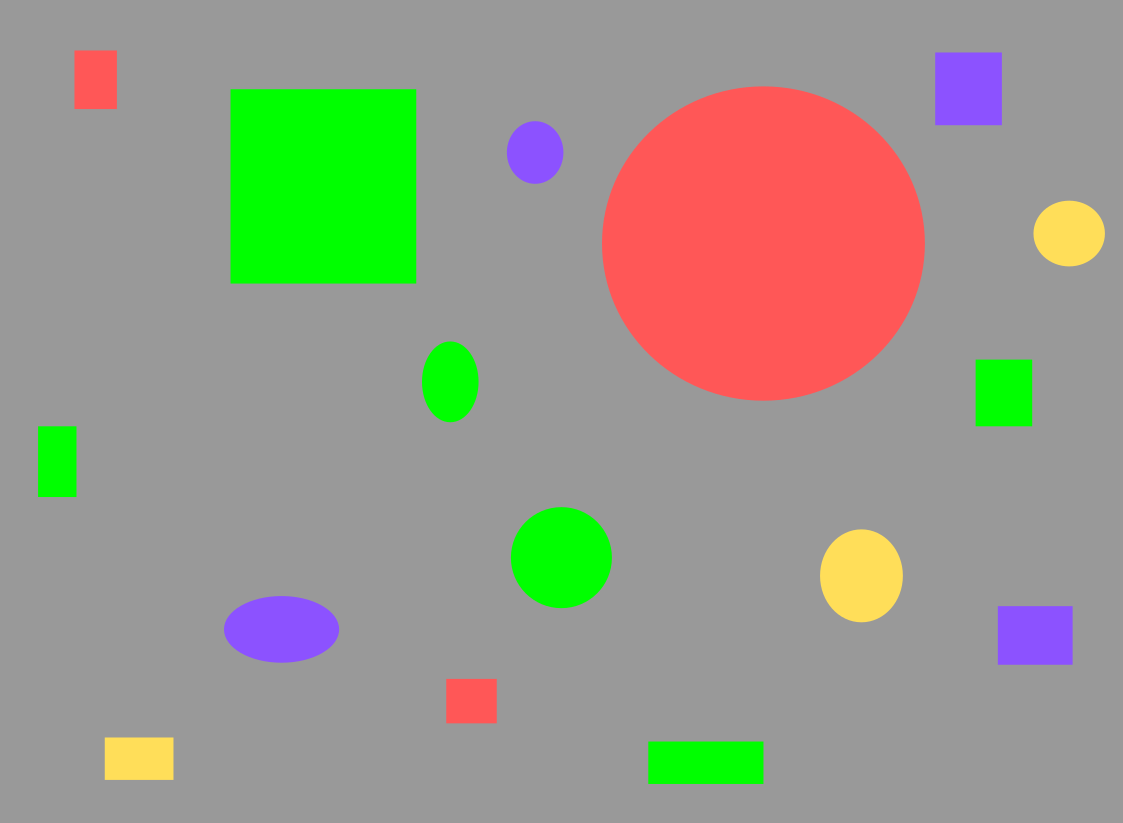
#> input picture models/omes/Detección-de-colores/Model03/images/png/imagen01.png, 1123 x 823 px
$ python program03.py
#> lines starting #> are read from the running program, lines starting #| are printed output that depends on the picture; after the words box and inside, x2 and y2 are one past the last pixel; in counts of white or black regions, pixels touching at a corner belong together
import cv2
import numpy as np

# Espectros de colores BGR
amarilloBajo = np.array([20, 100, 20], np.uint8)
amarilloAlto = np.array([32, 255, 255], np.uint8)

violetaBajo = np.array([130, 100, 20], np.uint8)
violetaAlto = np.array([145, 255, 255], np.uint8)

verdeBajo = np.array([36, 100, 20], np.uint8)
verdeAlto = np.array([70, 255, 255], np.uint8)

rojoBajo1 = np.array([0, 100, 20], np.uint8)
rojoAlto1 = np.array([10, 255, 255], np.uint8)
rojoBajo2 = np.array([175, 100, 20], np.uint8)
rojoAlto2 = np.array([180, 255, 255], np.uint8)

celesteBajo = np.array([85, 100, 20], np.uint8)
celesteAlto = np.array([100, 255, 255], np.uint8)

azulBajo = np.array([101, 100, 20], np.uint8)
azulAlto = np.array([126, 255, 255], np.uint8)

rosadoBajo = np.array([145, 100, 20], np.uint8)
rosadoAlto = np.array([155, 255, 255], np.uint8)

# Cargando imagen a utilizar
# Cargando imagen tipo PNG
imagen = cv2.imread('images/png/imagen01.png')
#> imagen is the input picture: shape (823, 1123, 3); mean B, G, R 138.3, 153, 153.7
# [32 lines of commented-out code are left out]

imagenHSV = cv2.cvtColor(imagen, cv2.COLOR_BGR2HSV)
#> imagenHSV: shape (823, 1123, 3); mean H, S, V 6.8, 37.4, 172.2

# Detectando colores
maskAmarillo = cv2.inRange(imagenHSV, amarilloBajo, amarilloAlto)
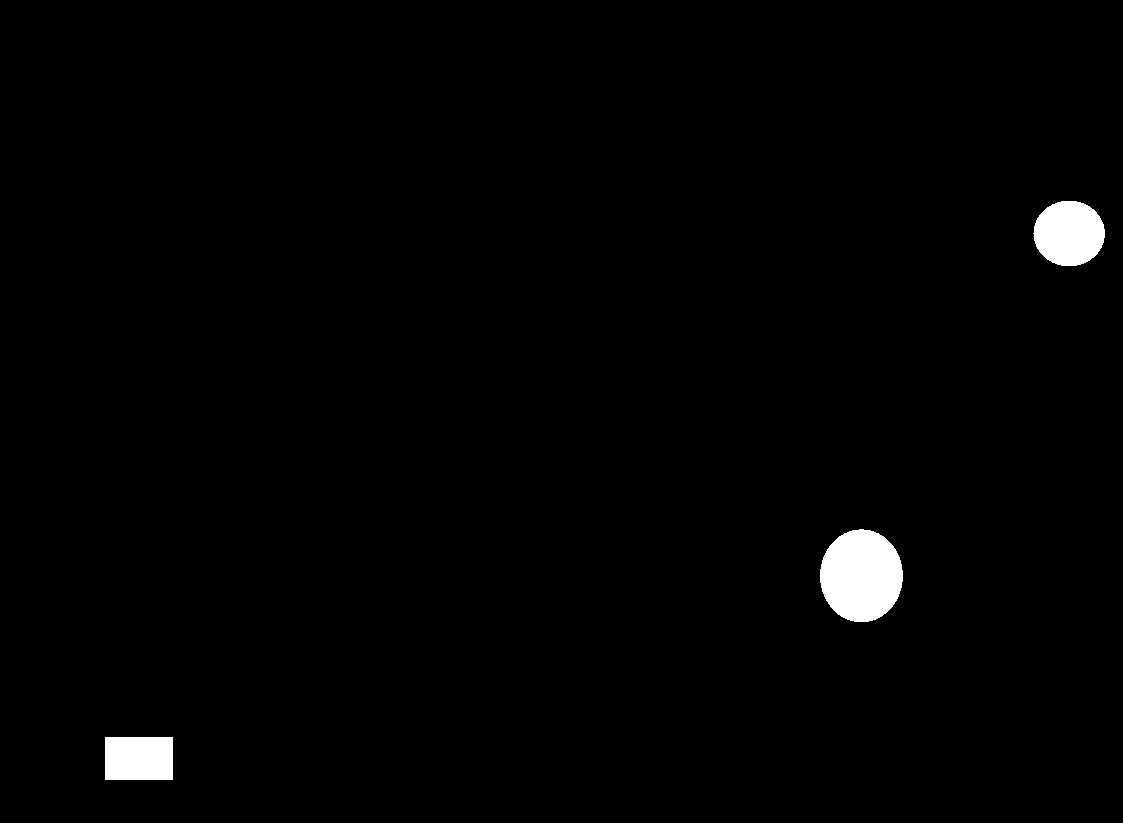
#> maskAmarillo: shape (823, 1123); 1.4% white; 3 white regions, box (x1, y1, x2, y2) and area: (820, 529, 903, 622) 6049, (1033, 201, 1105, 266) 3680, (105, 737, 173, 780) 2924
maskVioleta = cv2.inRange(imagenHSV, violetaBajo, violetaAlto)
#> maskVioleta: shape (823, 1123); 2% white; 4 white regions, box (x1, y1, x2, y2) and area: (224, 596, 339, 663) 6040, (935, 52, 1002, 125) 4890, (998, 606, 1073, 665) 4425, (507, 121, 563, 184) 2786
maskVerde = cv2.inRange(imagenHSV, verdeBajo, verdeAlto)
#> maskVerde: shape (823, 1123); 6.4% white; 6 white regions, box (x1, y1, x2, y2) and area: (230, 89, 416, 284) 36269, (511, 507, 612, 608) 8069, (648, 741, 764, 784) 4987, (975, 359, 1032, 427) 3874, (422, 341, 479, 422) 3628, (38, 426, 77, 497) 2769
maskRojo1 = cv2.inRange(imagenHSV, rojoBajo1, rojoAlto1)
#> maskRojo1: shape (823, 1123); 9.1% white; 3 white regions
maskRojo2 = cv2.inRange(imagenHSV, rojoBajo2, rojoAlto2)
#> maskRojo2: shape (823, 1123); every value is 0
maskRojo = cv2.add(maskRojo1, maskRojo2)
maskCeleste = cv2.inRange(imagenHSV, celesteBajo, celesteAlto)
maskAzul = cv2.inRange(imagenHSV, azulBajo, azulAlto)
maskRosado = cv2.inRange(imagenHSV, rosadoBajo, rosadoAlto)

# Dectectando contornos
contornosAmarillo = cv2.findContours(maskAmarillo, cv2.RETR_EXTERNAL, cv2.CHAIN_APPROX_SIMPLE)[0]
#> contornosAmarillo = 3 contours; box (x1, y1, x2, y2) and area: (820, 529, 903, 622) 5925, (1033, 201, 1105, 266) 3583, (105, 737, 173, 780) 2814
for (i,c) in enumerate(contornosAmarillo):
        M = cv2.moments(c)
        if (M["m00"]==0): M["m00"]==1
        x = int(M["m10"]/M["m00"])
        y = int(M["m01"]/M["m00"])
        area = cv2.contourArea(c)
        perimetro = cv2.arcLength(c,True)
        cv2.drawContours(imagen, [c], 0, (0,255,255),2)
        cv2.putText(imagen,str(i+1),(x-10,y+10),1,2,(0,0,0),2)
        cv2.putText(imagen,"Amarillo",(x-30,y-40),3,0.4,(0,0,0),1)
        cv2.putText(imagen,"Area: "+"{0:.2f}".format(area)+"pixeles",(x-50,y+40),3,0.3,(0,0,0),1)
        cv2.putText(imagen,"Perimetro: "+"{0:.2f}".format(perimetro)+"pixeles",(x-60,y+50),3,0.3,(0,0,0),1)
#> this loop made 3 passes
#> (x, y, area, perimetro) on passes 2 to 3: (860, 575, 5925, 288.2), (1068, 233, 3583, 224.3)

contornosVioletas = cv2.findContours(maskVioleta, cv2.RETR_EXTERNAL, cv2.CHAIN_APPROX_SIMPLE)[0]
#> contornosVioletas = 4 contours; box (x1, y1, x2, y2) and area: (224, 596, 339, 663) 5907, (935, 52, 1002, 125) 4752, (998, 606, 1073, 665) 4292, (507, 121, 563, 184) 2702
for (i,c) in enumerate(contornosVioletas):
        M = cv2.moments(c)
        if (M["m00"]==0): M["m00"]==1
        x = int(M["m10"]/M["m00"])
        y = int(M["m01"]/M["m00"])
        area = cv2.contourArea(c)
        perimetro = cv2.arcLength(c,True)
        cv2.drawContours(imagen, [c], 0, (140, 40, 120),2)
        cv2.putText(imagen,str(i+1),(x-10,y+10),1,2,(0,0,0),2)
        cv2.putText(imagen,"Violeta",(x-30,y-40),3,0.4,(0,0,0),1)
        cv2.putText(imagen,"Area: "+"{0:.2f}".format(area)+"pixeles",(x-50,y+40),3,0.3,(0,0,0),1)
        cv2.putText(imagen,"Perimetro: "+"{0:.2f}".format(perimetro)+"pixeles",(x-60,y+50),3,0.3,(0,0,0),1)
#> this loop made 4 passes
#> (x, y, area, perimetro) on passes 2 to 4: (281, 628, 5907, 303.8), (534, 152, 2702, 194.2), (968, 88, 4751.5, 275.4)
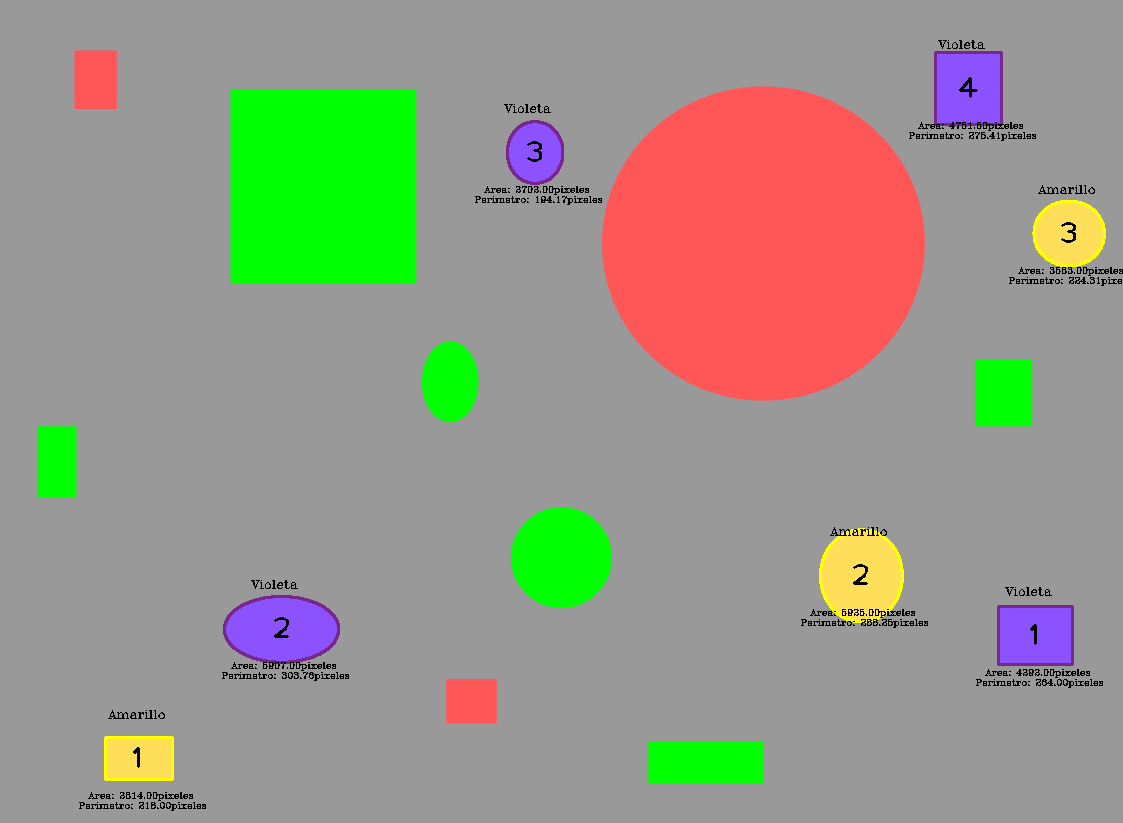
#> imagen: shape (823, 1123, 3); mean B, G, R 136.7, 151.9, 152.5

contornosVerdes = cv2.findContours(maskVerde, cv2.RETR_EXTERNAL, cv2.CHAIN_APPROX_SIMPLE)[0]
#> contornosVerdes = 6 contours; box (x1, y1, x2, y2) and area: (230, 89, 416, 284) 35890, (511, 507, 612, 608) 7926, (648, 741, 764, 784) 4830, (975, 359, 1032, 427) 3751, (422, 341, 479, 422) 3529, (38, 426, 77, 497) 2660
for (i,c) in enumerate(contornosVerdes):
        M = cv2.moments(c)
        if (M["m00"]==0): M["m00"]==1
        x = int(M["m10"]/M["m00"])
        y = int(M["m01"]/M["m00"])
        area = cv2.contourArea(c)
        perimetro = cv2.arcLength(c,True)
        cv2.drawContours(imagen, [c], 0, (0,255,0),2)
        cv2.putText(imagen,str(i+1),(x-10,y+10),1,2,(0,0,0),2)
        cv2.putText(imagen,"Verde",(x-30,y-40),3,0.4,(0,0,0),1)
        cv2.putText(imagen,"Area: "+"{0:.2f}".format(area)+"pixeles",(x-50,y+40),3,0.3,(0,0,0),1)
        cv2.putText(imagen,"Perimetro: "+"{0:.2f}".format(perimetro)+"pixeles",(x-60,y+50),3,0.3,(0,0,0),1)
#> this loop made 6 passes
#> (x, y, area, perimetro) on passes 1, 2, 4, 5, 6: (705, 762, 4829.5, 313.4), (560, 557, 7926, 332), (1003, 392, 3751, 244.8), (449, 381, 3529, 227.5), (322, 185, 35889.5, 757.4)
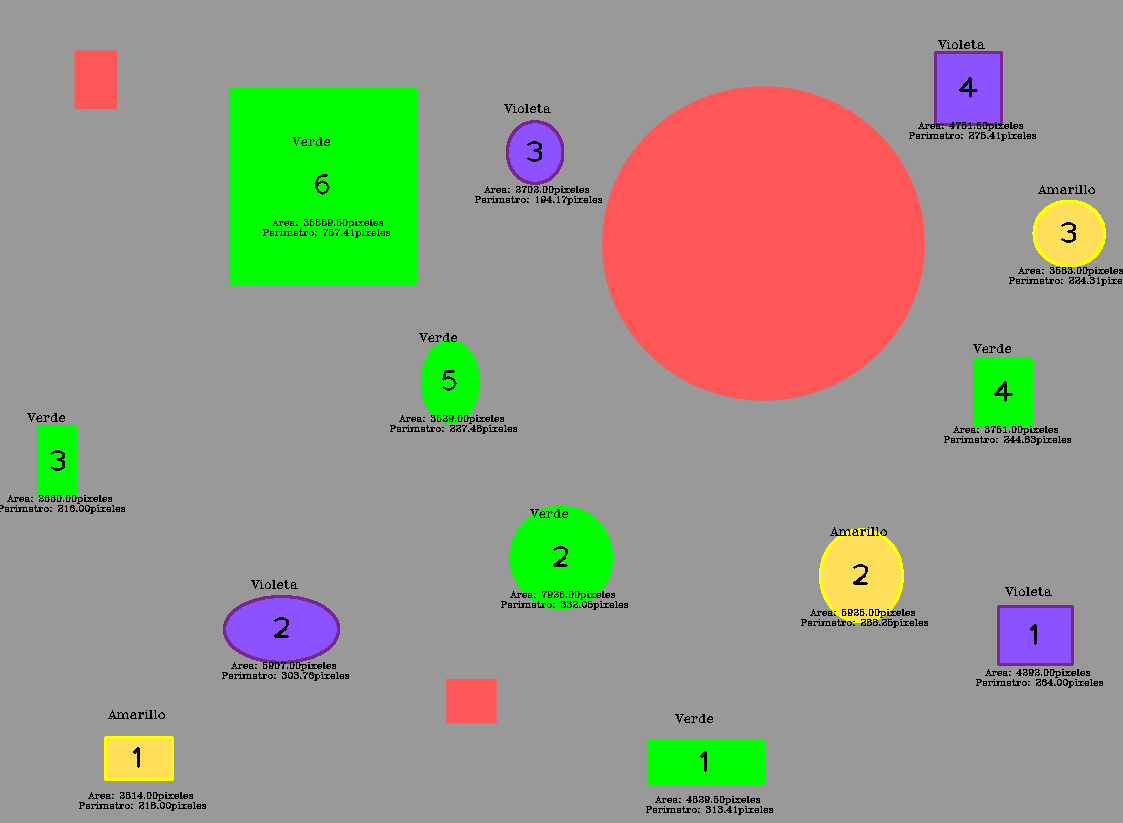
#> imagen: shape (823, 1123, 3); 1% of pixels changed, all inside (x1, y1, x2, y2) = (0, 88, 1071, 815)
contornosRojos = cv2.findContours(maskRojo, cv2.RETR_EXTERNAL, cv2.CHAIN_APPROX_SIMPLE)[0]
#> contornosRojos = 3 contours; box (x1, y1, x2, y2) and area: (602, 86, 925, 401) 79298, (74, 50, 117, 109) 2436, (446, 679, 497, 723) 2150
for (i,c) in enumerate(contornosRojos):
        M = cv2.moments(c)
        if (M["m00"]==0): M["m00"]==1
        x = int(M["m10"]/M["m00"])
        y = int(M["m01"]/M["m00"])
        area = cv2.contourArea(c)
        perimetro = cv2.arcLength(c,True)
        cv2.drawContours(imagen, [c], 0, (0,0,255),2)
        cv2.putText(imagen,str(i+1),(x-10,y+10),1,2,(0,0,0),2)
        cv2.putText(imagen,"Rojo",(x-30,y-40),3,0.4,(0,0,0),1)
        cv2.putText(imagen,"Area: "+"{0:.2f}".format(area)+"pixeles",(x-50,y+40),3,0.3,(0,0,0),1)
        cv2.putText(imagen,"Perimetro: "+"{0:.2f}".format(perimetro)+"pixeles",(x-60,y+50),3,0.3,(0,0,0),1)
#> this loop made 3 passes
#> (x, y, area, perimetro) on passes 2 to 3: (762, 243, 79298, 1054.1), (95, 79, 2435.5, 199.4)
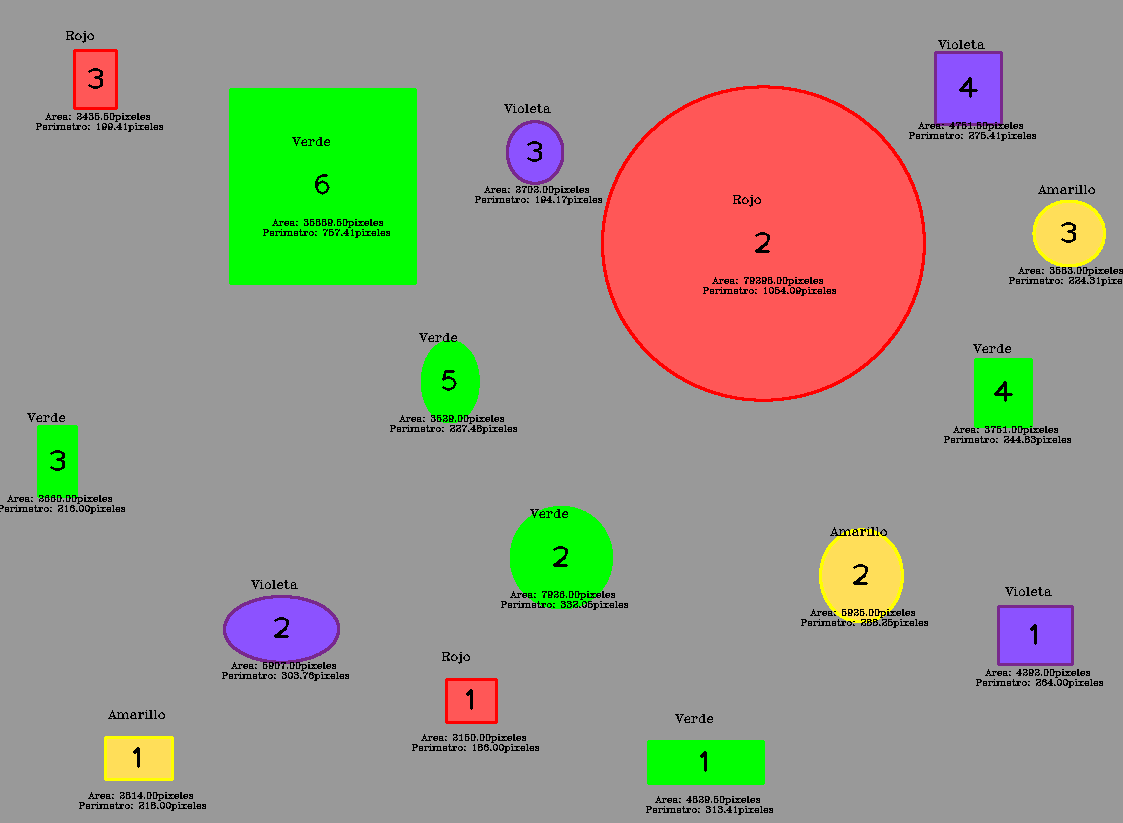
#> imagen: shape (823, 1123, 3); 0.79% of pixels changed, all inside (x1, y1, x2, y2) = (36, 31, 926, 753)

contornosCelestes = cv2.findContours(maskCeleste, cv2.RETR_EXTERNAL, cv2.CHAIN_APPROX_SIMPLE)[0]
#> contornosCelestes = []
for (i,c) in enumerate(contornosCelestes):
        M = cv2.moments(c)
        if (M["m00"]==0): M["m00"]==1
        x = int(M["m10"]/M["m00"])
        y = int(M["m01"]/M["m00"])
        area = cv2.contourArea(c)
        perimetro = cv2.arcLength(c,True)
        cv2.drawContours(imagen, [c], 0, (0,0,255),2)
        cv2.putText(imagen,str(i+1),(x-10,y+10),1,2,(0,0,0),2)
        cv2.putText(imagen,"Celeste",(x-30,y-40),3,0.4,(0,0,0),1)
        cv2.putText(imagen,"Area: "+"{0:.2f}".format(area)+"pixeles",(x-50,y+40),3,0.3,(0,0,0),1)
        cv2.putText(imagen,"Perimetro: "+"{0:.2f}".format(perimetro)+"pixeles",(x-60,y+50),3,0.3,(0,0,0),1)
#> this loop made 0 passes

contornosAzules = cv2.findContours(maskAzul, cv2.RETR_EXTERNAL, cv2.CHAIN_APPROX_SIMPLE)[0]
#> contornosAzules = []
for (i,c) in enumerate(contornosAzules):
        M = cv2.moments(c)
        if (M["m00"]==0): M["m00"]==1
        x = int(M["m10"]/M["m00"])
        y = int(M["m01"]/M["m00"])
        area = cv2.contourArea(c)
        perimetro = cv2.arcLength(c,True)
        cv2.drawContours(imagen, [c], 0, (0,0,255),2)
        cv2.putText(imagen,str(i+1),(x-10,y+10),1,2,(0,0,0),2)
        cv2.putText(imagen,"Azul",(x-30,y-40),3,0.4,(0,0,0),1)
        cv2.putText(imagen,"Area: "+"{0:.2f}".format(area)+"pixeles",(x-50,y+40),3,0.3,(0,0,0),1)
        cv2.putText(imagen,"Perimetro: "+"{0:.2f}".format(perimetro)+"pixeles",(x-60,y+50),3,0.3,(0,0,0),1)

contornosRosados = cv2.findContours(maskRosado, cv2.RETR_EXTERNAL, cv2.CHAIN_APPROX_SIMPLE)[0]
#> contornosRosados = []
for (i,c) in enumerate(contornosRosados):
        M = cv2.moments(c)
        if (M["m00"]==0): M["m00"]==1
        x = int(M["m10"]/M["m00"])
        y = int(M["m01"]/M["m00"])
        area = cv2.contourArea(c)
        perimetro = cv2.arcLength(c,True)
        cv2.drawContours(imagen, [c], 0, (0,0,255),2)
        cv2.putText(imagen,str(i+1),(x-10,y+10),1,2,(0,0,0),2)
        cv2.putText(imagen,"Rosado",(x-30,y-40),3,0.4,(0,0,0),1)
        cv2.putText(imagen,"Area: "+"{0:.2f}".format(area)+"pixeles",(x-50,y+40),3,0.3,(0,0,0),1)
        cv2.putText(imagen,"Perimetro: "+"{0:.2f}".format(perimetro)+"pixeles",(x-60,y+50),3,0.3,(0,0,0),1)


# [15 lines of commented-out code are left out]

cv2.imshow('Imagen',imagen)
cv2.waitKey(0)
cv2.destroyAllWindows()
